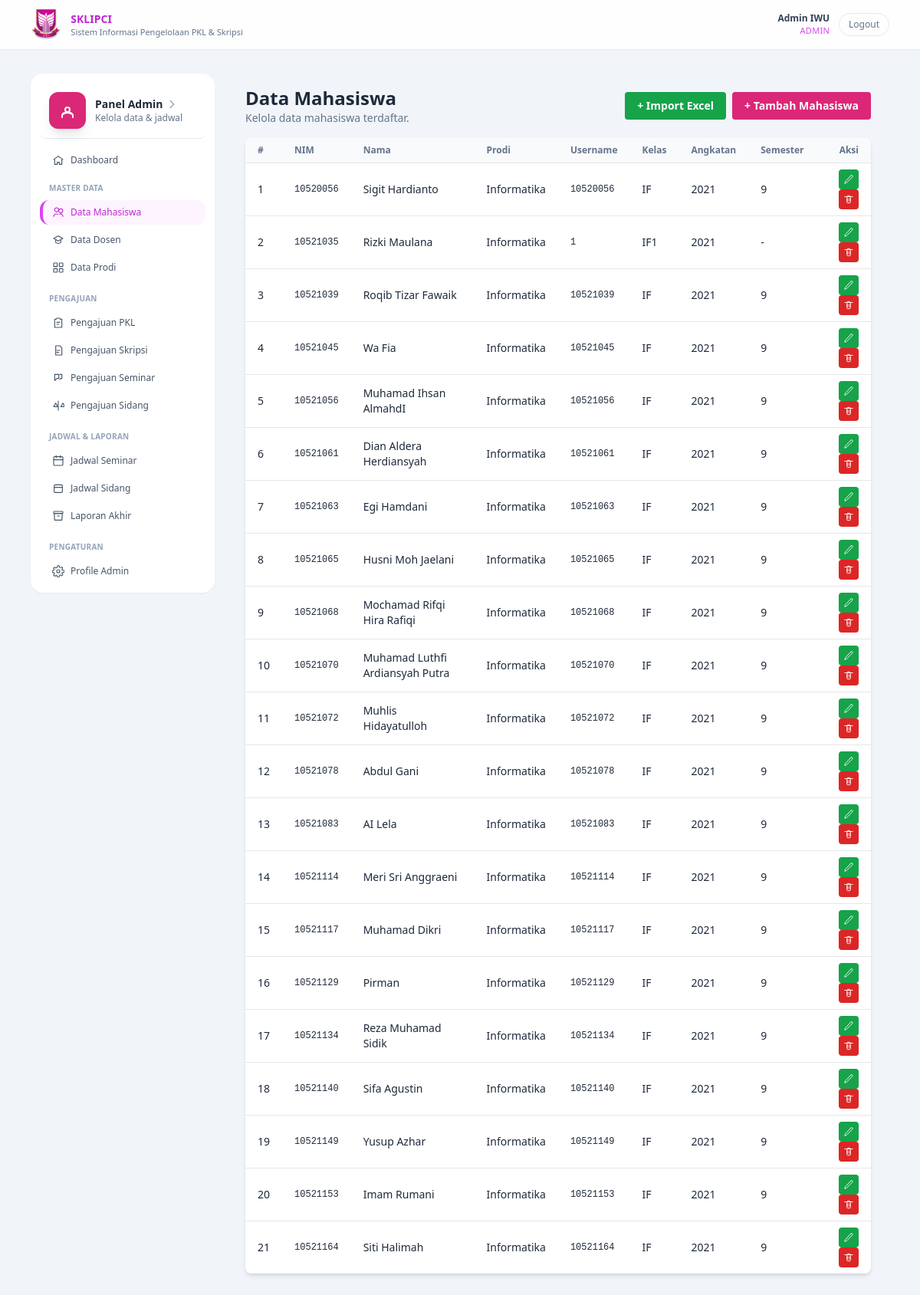
Screenshot of /?r=admin/mahasiswaIndex (signed in) with the database file from the repository.
### tables this page shows
CREATE TABLE `mahasiswa` (
  `id` int(11) NOT NULL,
  `user_id` int(11) NOT NULL,
  `nim` varchar(30) NOT NULL,
  `nama` varchar(100) NOT NULL,
  `prodi_id` int(11) NOT NULL,
  `no_hp` varchar(20) DEFAULT NULL,
  `kelas` varchar(50) DEFAULT NULL,
  `angkatan` varchar(10) DEFAULT NULL,
  `semester` int(11) DEFAULT NULL,
  `created_at` timestamp NOT NULL DEFAULT current_timestamp()
);

CREATE TABLE `prodi` (
  `id` int(11) NOT NULL,
  `kode_prodi` varchar(10) NOT NULL,
  `nama_prodi` varchar(100) NOT NULL,
  `kaprodi_id` int(11) DEFAULT NULL,
  `kaprodi` varchar(100) DEFAULT NULL,
  `created_at` timestamp NOT NULL DEFAULT current_timestamp()
);

CREATE TABLE `users` (
  `id` int(11) NOT NULL,
  `username` varchar(50) NOT NULL,
  `password` varchar(255) NOT NULL,
  `nama` varchar(100) NOT NULL,
  `role` enum('admin','mahasiswa','dosen') NOT NULL,
  `status` enum('aktif','nonaktif') NOT NULL DEFAULT 'aktif',
  `created_at` timestamp NOT NULL DEFAULT current_timestamp(),
  `updated_at` datetime DEFAULT NULL
);

### app/controller/AdminController.php (called while the page is built, shortened)
<?php
class AdminController extends Controller
{
    public function mahasiswaIndex(): void
    {
        $conn = db();
        $sql  = "
            SELECT m.*, p.nama_prodi, u.username
            FROM mahasiswa m
            JOIN prodi p ON m.prodi_id = p.id
            JOIN users u ON m.user_id = u.id
            ORDER BY m.nim ASC
        ";
        $result = $conn->query($sql);
        $items  = $result ? $result->fetch_all(MYSQLI_ASSOC) : [];
        $this->view('admin/mahasiswa/index', compact('title', 'items'));
    }
}

### index.php (called while the page is built, shortened)
<?php
$route = $_GET['r'] ?? 'public/home';
$route = trim($route, '/');
list($controllerPart, $method) = array_pad(explode('/', $route), 2, null);
$method         = $method ?: 'home';
$controller = new $controllerClass();
call_user_func([$controller, $method]);

### app/view/admin/mahasiswa/index.php (the view)
<?php include __DIR__ . '/../../partials/header.php'; ?>
<main class="flex-1 pb-16 md:pb-0 bg-slate-100 min-h-screen">
    <div class="max-w-6xl mx-auto px-4 py-6 flex gap-4">
        <?php include __DIR__ . '/../../partials/admin/sidebar.php'; ?>
        <section class="flex-1 p-4 md:p-6">
            <div class="flex items-center justify-between mb-4">
                <div>
                    <h1 class="text-xl md:text-2xl font-semibold">Data Mahasiswa</h1>
                    <p class="text-sm text-slate-500">Kelola data mahasiswa terdaftar.</p>
                </div>
                <div class="flex gap-2">
                    <a href="<?= BASE_URL; ?>/?r=admin/mahasiswaImportForm"
                        class="bg-green-600 text-white text-sm font-semibold px-4 py-2 rounded hover:bg-green-700">
                        + Import Excel
                    </a>
                    <a href="<?= BASE_URL; ?>/?r=admin/mahasiswaCreateForm"
                        class="bg-[#DB2777] text-white text-sm font-semibold px-4 py-2 rounded hover:bg-pink-700">
                        + Tambah Mahasiswa
                    </a>
                </div>
            </div>
            <div class="bg-white shadow-md rounded-lg overflow-x-auto">
                <table class="min-w-full text-sm">
                    <thead class="bg-slate-50">
                        <tr>
                            <th class="px-4 py-2 text-left text-xs font-semibold text-slate-500">#</th>
                            <th class="px-4 py-2 text-left text-xs font-semibold text-slate-500">NIM</th>
                            <th class="px-4 py-2 text-left text-xs font-semibold text-slate-500">Nama</th>
                            <th class="px-4 py-2 text-left text-xs font-semibold text-slate-500">Prodi</th>
                            <th class="px-4 py-2 text-left text-xs font-semibold text-slate-500">Username</th>
                            <th class="px-4 py-2 text-left text-xs font-semibold text-slate-500">Kelas</th>
                            <th class="px-4 py-2 text-left text-xs font-semibold text-slate-500">Angkatan</th>
                            <th class="px-4 py-2 text-left text-xs font-semibold text-slate-500">Semester</th>
                            <th class="px-4 py-2 text-right text-xs font-semibold text-slate-500">Aksi</th>
                        </tr>
                    </thead>
                    <tbody>
                        <?php if (empty($items)): ?>
                            <tr>
                                <td colspan="9" class="px-4 py-4 text-center text-slate-500">
                                    Belum ada data mahasiswa.
                                </td>
                            </tr>
                        <?php else: ?>
                            <?php $no = 1;
                            foreach ($items as $row): ?>
                                <tr class="border-t">
                                    <td class="px-4 py-2"><?= $no++; ?></td>
                                    <td class="px-4 py-2 font-mono text-xs"><?= htmlspecialchars($row['nim']); ?></td>
                                    <td class="px-4 py-2"><?= htmlspecialchars($row['nama']); ?></td>
                                    <td class="px-4 py-2"><?= htmlspecialchars($row['nama_prodi']); ?></td>
                                    <td class="px-4 py-2 font-mono text-xs"><?= htmlspecialchars($row['username']); ?></td>
                                    <td class="px-4 py-2"><?= htmlspecialchars($row['kelas']); ?></td>
                                    <td class="px-4 py-2"><?= htmlspecialchars($row['angkatan']); ?></td>
                                    <td class="px-4 py-2"><?= htmlspecialchars($row['semester'] ?? '-'); ?></td>
                                    <td class="px-4 py-2 text-right space-x-1">
                                        <a href="<?= BASE_URL; ?>/?r=admin/mahasiswaEditForm&id=<?= $row['id']; ?>"
                                            class="inline-flex items-center p-1.5 bg-green-600 rounded hover:bg-green-700">
                                            <svg xmlns="http://www.w3.org/2000/svg" fill="none" viewBox="0 0 24 24"
                                                stroke-width="1.5" stroke="white" class="w-3.5 h-3.5">
                                                <path stroke-linecap="round" stroke-linejoin="round"
                                                    d="M16.862 3.487a2.25 2.25 0 113.182 3.182L7.125 19.688 3 21l1.312-4.125L16.862 3.487z" />
                                            </svg>
                                        </a>
                                        <a href="<?= BASE_URL; ?>/?r=admin/mahasiswaDelete&id=<?= $row['id']; ?>"
                                            class="inline-flex items-center p-1.5 bg-red-600 rounded hover:bg-red-700"
                                            onclick="return confirm('Yakin ingin menghapus mahasiswa ini beserta akun loginnya?');">
                                            <svg xmlns="http://www.w3.org/2000/svg" fill="none" viewBox="0 0 24 24"
                                                stroke-width="1.5" stroke="white" class="w-3.5 h-3.5">
                                                <path stroke-linecap="round" stroke-linejoin="round"
                                                    d="M3 6h18M8 6v12a2 2 0 002 2h4a2 2 0 002-2V6M10 10v6m4-6v6M9 6l.5-2h5L15 6" />
                                            </svg>
                                        </a>
                                    </td>
                                </tr>
                            <?php endforeach; ?>
                        <?php endif; ?>
                    </tbody>
                </table>
            </div>
        </section>
    </div>
</main>
<?php include __DIR__ . '/../../partials/footer.php'; ?>

### public/css/style.css (style rules this page uses)
body { font-family: system-ui, -apple-system, BlinkMacSystemFont, "Segoe UI", sans-serif; }

### rows the page displays
mahasiswa: nim "10520056", nama "Sigit Hardianto", prodi.nama_prodi "Informatika", user.username "10520056", kelas "IF", angkatan "2021", semester "9"
mahasiswa: nim "10521035", nama "Rizki Maulana", prodi.nama_prodi "Informatika", user.username "1", kelas "IF1", angkatan "2021", semester "-"
mahasiswa: nim "10521039", nama "Roqib Tizar Fawaik", prodi.nama_prodi "Informatika", user.username "10521039", kelas "IF", angkatan "2021", semester "9"
mahasiswa: nim "10521045", nama "Wa Fia", prodi.nama_prodi "Informatika", user.username "10521045", kelas "IF", angkatan "2021", semester "9"
mahasiswa: nim "10521056", nama "Muhamad Ihsan AlmahdI", prodi.nama_prodi "Informatika", user.username "10521056", kelas "IF", angkatan "2021", semester "9"
mahasiswa: nim "10521061", nama "Dian Aldera Herdiansyah", prodi.nama_prodi "Informatika", user.username "10521061", kelas "IF", angkatan "2021", semester "9"
mahasiswa: nim "10521063", nama "Egi Hamdani", prodi.nama_prodi "Informatika", user.username "10521063", kelas "IF", angkatan "2021", semester "9"
mahasiswa: nim "10521065", nama "Husni Moh Jaelani", prodi.nama_prodi "Informatika", user.username "10521065", kelas "IF", angkatan "2021", semester "9"
mahasiswa: nim "10521068", nama "Mochamad Rifqi Hira Rafiqi", prodi.nama_prodi "Informatika", user.username "10521068", kelas "IF", angkatan "2021", semester "9"
mahasiswa: nim "10521070", nama "Muhamad Luthfi Ardiansyah Putra", prodi.nama_prodi "Informatika", user.username "10521070", kelas "IF", angkatan "2021", semester "9"
mahasiswa: nim "10521072", nama "Muhlis Hidayatulloh", prodi.nama_prodi "Informatika", user.username "10521072", kelas "IF", angkatan "2021", semester "9"
mahasiswa: nim "10521078", nama "Abdul Gani", prodi.nama_prodi "Informatika", user.username "10521078", kelas "IF", angkatan "2021", semester "9"
mahasiswa: nim "10521083", nama "AI Lela", prodi.nama_prodi "Informatika", user.username "10521083", kelas "IF", angkatan "2021", semester "9"
mahasiswa: nim "10521114", nama "Meri Sri Anggraeni", prodi.nama_prodi "Informatika", user.username "10521114", kelas "IF", angkatan "2021", semester "9"
mahasiswa: nim "10521117", nama "Muhamad Dikri", prodi.nama_prodi "Informatika", user.username "10521117", kelas "IF", angkatan "2021", semester "9"
mahasiswa: nim "10521129", nama "Pirman", prodi.nama_prodi "Informatika", user.username "10521129", kelas "IF", angkatan "2021", semester "9"
mahasiswa: nim "10521134", nama "Reza Muhamad Sidik", prodi.nama_prodi "Informatika", user.username "10521134", kelas "IF", angkatan "2021", semester "9"
mahasiswa: nim "10521140", nama "Sifa Agustin", prodi.nama_prodi "Informatika", user.username "10521140", kelas "IF", angkatan "2021", semester "9"
mahasiswa: nim "10521149", nama "Yusup Azhar", prodi.nama_prodi "Informatika", user.username "10521149", kelas "IF", angkatan "2021", semester "9"
mahasiswa: nim "10521153", nama "Imam Rumani", prodi.nama_prodi "Informatika", user.username "10521153", kelas "IF", angkatan "2021", semester "9"
mahasiswa: nim "10521164", nama "Siti Halimah", prodi.nama_prodi "Informatika", user.username "10521164", kelas "IF", angkatan "2021", semester "9"

### other values shown
$user['nama'] "Admin IWU"
$user['role'] "ADMIN"
